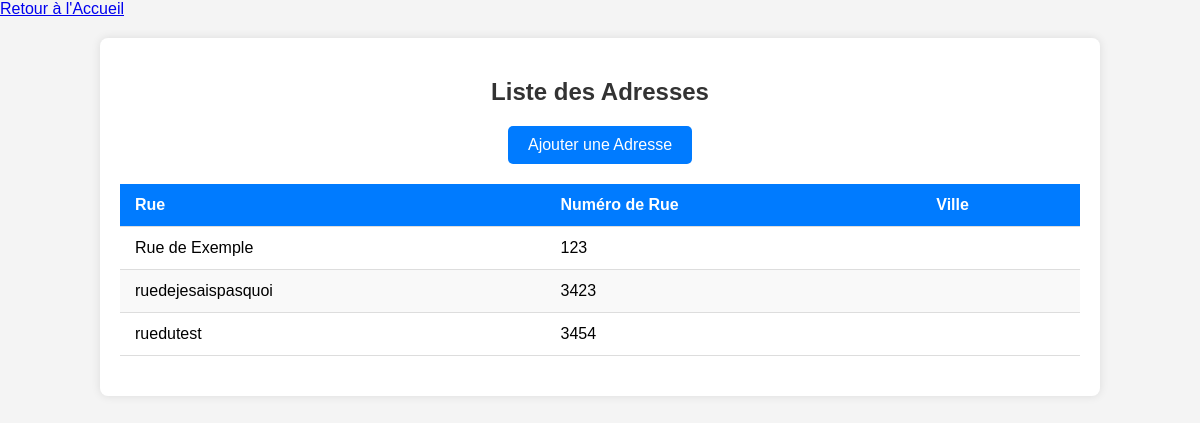
Page /adresses/ (signed in) on the earlier database version.
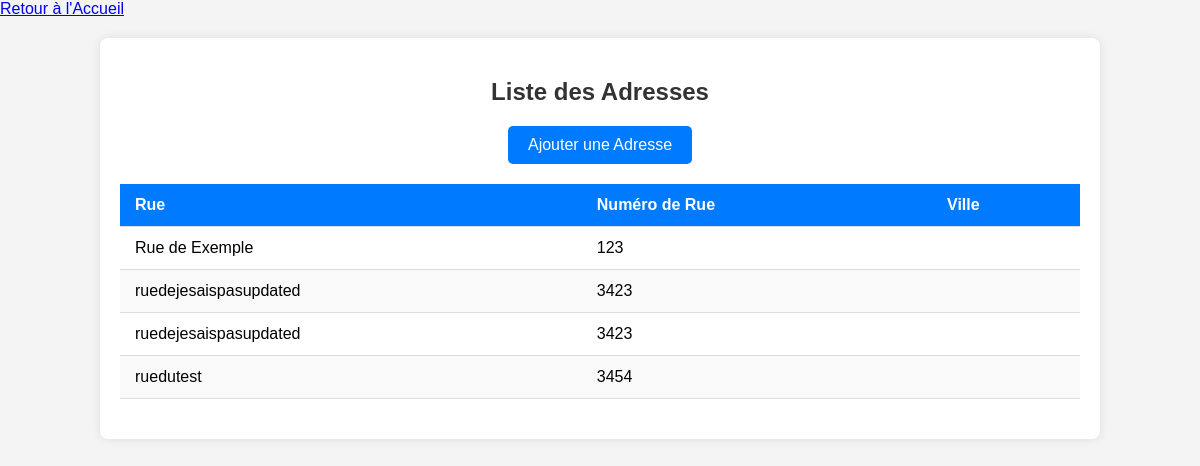
Same page on the later database version.
### gui/models.py (models this page shows, shortened)
class Adresse(models.Model):
    rue = models.CharField(max_length=255)
    n_rue = models.IntegerField()
    ville = models.ForeignKey(Ville, on_delete=models.CASCADE)
    class Meta:
        db_table = 'Adresse'

### gui/views.py (the view)
# urls.py: path('adresses/', AdresseList.as_view(), name='adresses_list'),
class AdresseList(StaffRequiredMixin,ListView):
    model = Adresse
    template_name = 'gui/lister_adresses.html'
    def get_queryset(self):
        sort_by = self.request.GET.get('sort_by', 'rue')  # Par défaut : titre
        order = self.request.GET.get('order', 'asc')  # Par défaut : asc
        sort_prefix = '' if order == 'asc' else '-'
        sorting_options = {
            'rue':'rue',
            'n_rue':'n_rue',
            'ville__nom_ville':'ville__nom_ville',
            'ville__code_postal':'ville__code_postal',
            'ville__pays':'ville__pays',
        }
        queryset = super().get_queryset()
        if sort_by in sorting_options:
            queryset = queryset.order_by(f"{sort_prefix}{sorting_options[sort_by]}")
        return queryset

### gui/views.py (called while the page is built)
    def test_func(self):
        return self.request.user.is_staff

### templates/gui/lister_adresses.html (shortened to what this page needs)
<!DOCTYPE html>
<html lang="fr">
<head>
</head>
<body>
<div class="button-container">
    <a href="{% url 'homepage' %}" class="button">Retour à l'Accueil</a>
</div>
<div class="container">
    <h2>Liste des Adresses</h2>
    <a href="/adresses/create/" class="add-button">Ajouter une Adresse</a>
    <table>
        <thead>
            <tr>
                <th>Rue</th>
                <th>Numéro de Rue</th>
                <th>Ville</th>
            </tr>
        </thead>
        <tbody>
            {% for adresse in object_list %}
            <tr>
                <td>{{ adresse.rue }}</td>
                <td>{{ adresse.n_rue }}</td>
                <td>{{ adresse.ville.nom }}</td>
            </tr>
            {% empty %}
            <tr>
                <td colspan="3" style="text-align: center;">Aucune adresse trouvée.</td>
            </tr>
            {% endfor %}
        </tbody>
    </table>
</div>
</body>
</html>

Differences in the rows shown:
changed Adresse (number 2 of 4 on the later page): rue "ruedejesaispasquoi" → "ruedejesaispasupdated"
added Adresse: rue "ruedejesaispasupdated", n_rue "3423"
